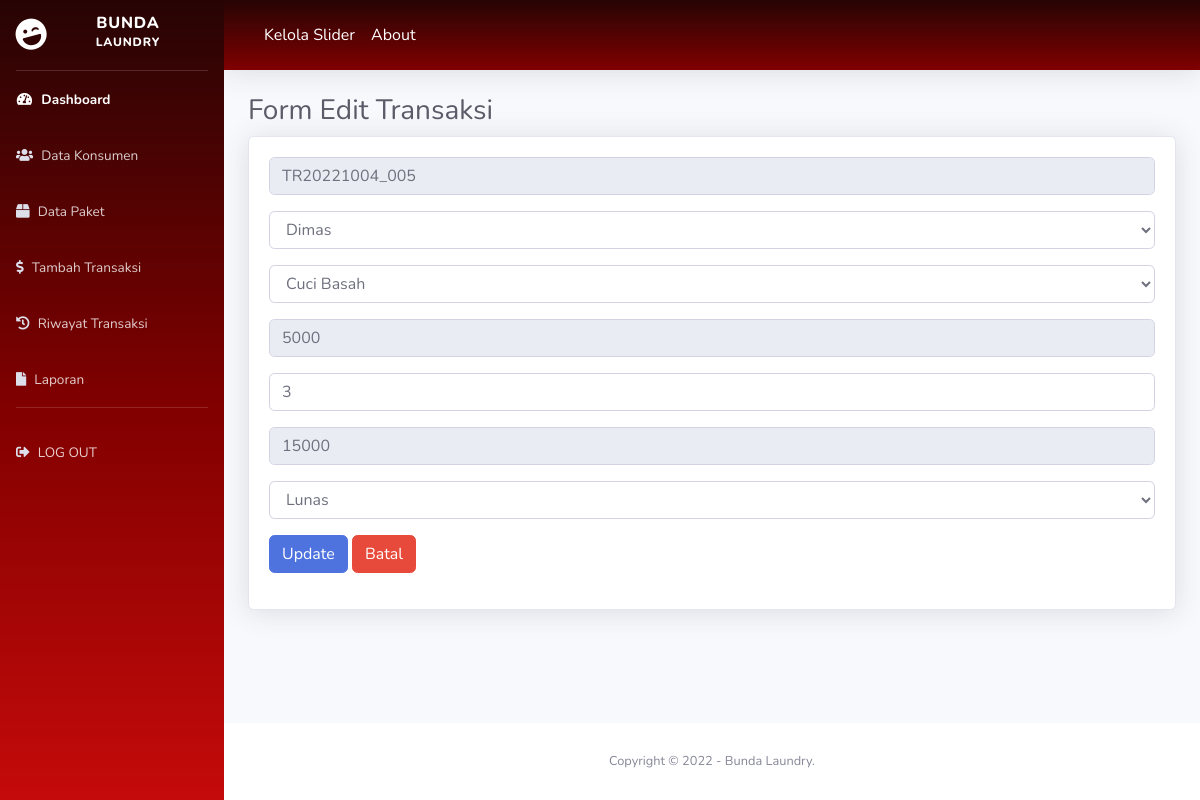
/transaksi/edit_transaksi/TR20221004_005, run on the app's committed database.
### tables this page shows
CREATE TABLE `transaksi` (
  `kode_transaksi` varchar(20) NOT NULL,
  `kode_konsumen` varchar(12) NOT NULL,
  `kode_paket` varchar(12) NOT NULL,
  `tgl_masuk` datetime NOT NULL,
  `tgl_ambil` datetime NOT NULL,
  `berat` int(10) NOT NULL,
  `grand_total` int(12) NOT NULL,
  `bayar` varchar(20) NOT NULL,
  `status` varchar(20) NOT NULL
);

CREATE TABLE `paket` (
  `kode_paket` varchar(20) NOT NULL,
  `nama_paket` varchar(50) NOT NULL,
  `harga_paket` varchar(20) NOT NULL
);

### application/controllers/transaksi.php (called while the page is built, shortened)
<?php
class Transaksi extends CI_Controller {
    public function __construct()
    {
        $this->load->model('m_transaksi');
    }
    public function edit_transaksi($kode_transaksi)
    {
        $isi['content'] = 'backend/transaksi/edit_transaksi';
        $isi['judul'] = 'Form Edit Transaksi';
        $isi['transaksi'] = $this->m_transaksi->edit_transaksi($kode_transaksi);
        $isi['konsumen'] = $this->db->get('konsumen')->result();
        $isi['paket'] = $this->db->get('paket')->result();
        $this->load->view('backend/dashboard', $isi);
    }
}

### index.php (called while the page is built, shortened)
<?php
require_once BASEPATH.'core/CodeIgniter.php';

### application/models/m_transaksi.php (called while the page is built, shortened)
<?php
class M_transaksi extends CI_Model {
   public function edit_transaksi($kode_transaksi)
   {
        $this->db->select('*');
        $this->db->from('transaksi');
        $this->db->join('konsumen', 'transaksi.kode_konsumen = konsumen.kode_konsumen', 'left');
        $this->db->join('paket', 'transaksi.kode_paket = paket.kode_paket', 'left');
        $this->db->where('kode_transaksi', $kode_transaksi);
        return $this->db->get()->row_array();
   }
}

### application/views/backend/transaksi/edit_transaksi.php (the view, shortened to what this page needs)
<!DOCTYPE html>
<html lang="en">
    <head>
    </head>
    <body>
        <div class="container-fluid">
            <h1 class="h3 mb-2 text-gray-800"><?= $judul;?></h1>
            <div class="card shadow mb-4">
                <div class="card-body">
                    <form method="post" action="<?= base_url()?>transaksi/update">
                        <div class="form-group">
                            <input type="text" name="kode_transaksi" value="<?= $transaksi['kode_transaksi'];?>" class="form-control" readonly>
                        </div>
                        <div class="form-group">
                            <select name="kode_konsumen" class="form-control" required>
                               <?php
                                    foreach ($konsumen as $kons) {
                                        if ($transaksi['kode_konsumen'] == $kons->kode_konsumen) { ?>
                                            <option value="<?= $kons->kode_konsumen?>" selected> <?= $kons->nama_konsumen?> </option>
                                      <?php  }else{?>
                                            <option value="<?= $kons->kode_konsumen?>"> <?= $kons->nama_konsumen?> </option>
                                        <?php
                                      }
                                    }
                               ?>
                            </select>
                        </div>
                        <div class="form-group">
                            <select name="kode_paket" id="paket" class="form-control" required>
                                <?php
                                        foreach ($paket as $pkt) {
                                            if ($transaksi['kode_paket'] == $pkt->kode_paket) { ?>
                                                <option value="<?= $pkt->kode_paket?>" selected> <?= $pkt->nama_paket?> </option>
                                        <?php  }else{?>
                                                <option value="<?= $pkt->kode_paket?>"> <?= $pkt->nama_paket?> </option>
                                            <?php
                                        }
                                        }
                                ?>
                            </select>
                        </div>
                        <div class="form-group">
                           <input type="text" id="harga" class="form-control" value="<?= $transaksi['harga_paket'];?>" placeholder="Harga Paket" readonly>
                        </div>
                        <div class="form-group">
                           <input type="number" name="berat" id="berat" class="form-control" value="<?= $transaksi['berat'];?>" placeholder="Berat (Kg)">
                        </div>
                        <div class="form-group">
                           <input type="number" name="grand_total" id="grand_total" class="form-control" value="<?= $transaksi['grand_total']?>" placeholder="Grand Total" readonly>
                        </div>
                        <div class="form-group">
                           <select name="bayar" class="form-control">
                                <?php
                                    if ($transaksi['bayar'] == "Lunas") {?>
                                        <option value="Lunas" selected>Lunas</option>
                                 <?php }else{?>
                                    <option value="Lunas">Lunas</option>
                                    <option value="Belum Lunas" selected>Belum Lunas</option>
                                 <?php }
                                ?>
                           </select>
                        </div>
                        <div class="form-group">
                           <button type="submit" class="btn btn-primary">Update</button>
                           <a href="<?= base_url()?>transaksi/riwayat" class="btn btn-danger">Batal</a>
                        </div>
                    </form>
                </div>
            </div>
        </div>
    </body>
</html>

### data on the page
transaksi: kode_transaksi "TR20221004_005", kode_paket.harga_paket "5000", berat "3", grand_total "15000", bayar "Lunas"

### other printed values
$judul "Form Edit Transaksi"
form field kode_konsumen "Dimas"
form field kode_paket "Cuci Basah"
